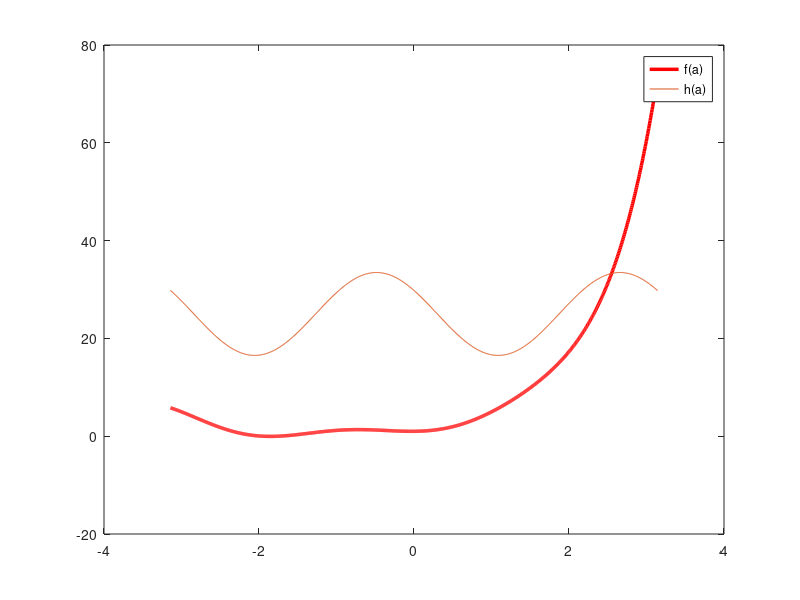
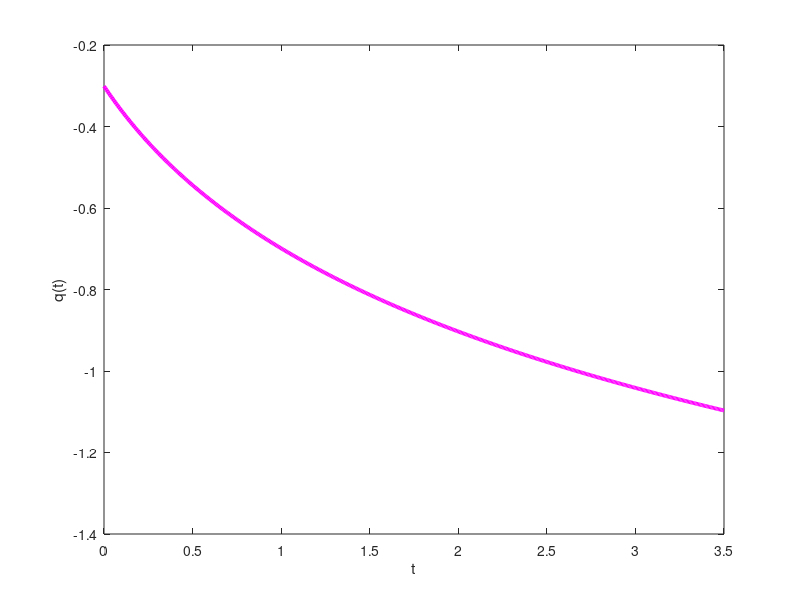

MATLAB code to generate these figures, in order:
clc; clear; close all; pause(0.5)

a = linspace(-pi,pi,1000) ;
f = a.*(sin(2.*a-1)+exp(a)) + sqrt(a.^2+1) ;
plot(a,f,'linewidth',2.5,'color','red')

figure
t = linspace(0,3.5,500) ;
q = -log10(3.*t+2) ;
plot(t,q,'linewidth',2.8,'color','magenta')
xlabel('t')
ylabel('q(t)')

figure(1)
hold on
h = 20.*(sin(a+3)).^2 + 30.*(cos(a-3)).^2 ;
plot(a,h)
legend('f(a)','h(a)')